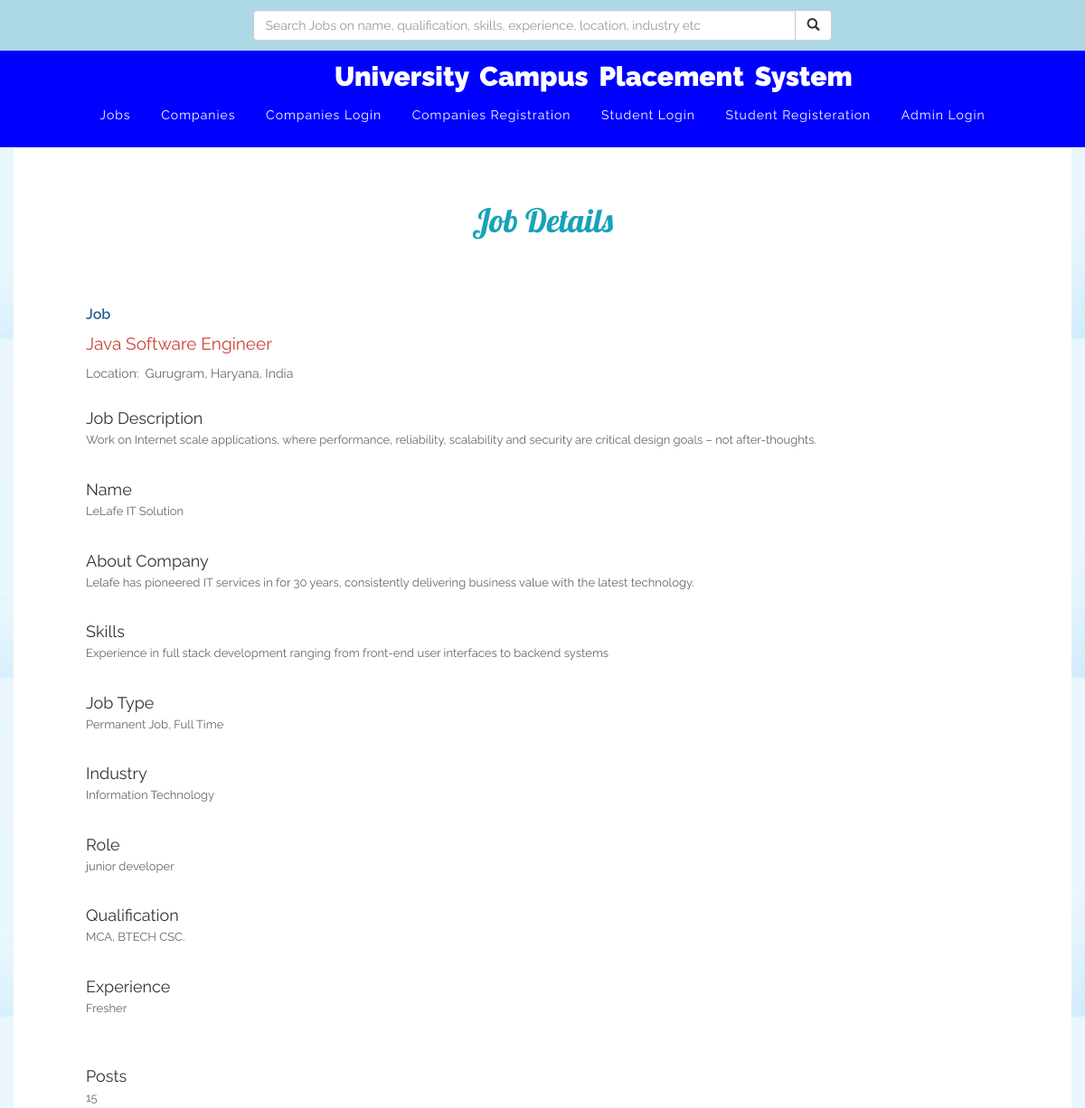
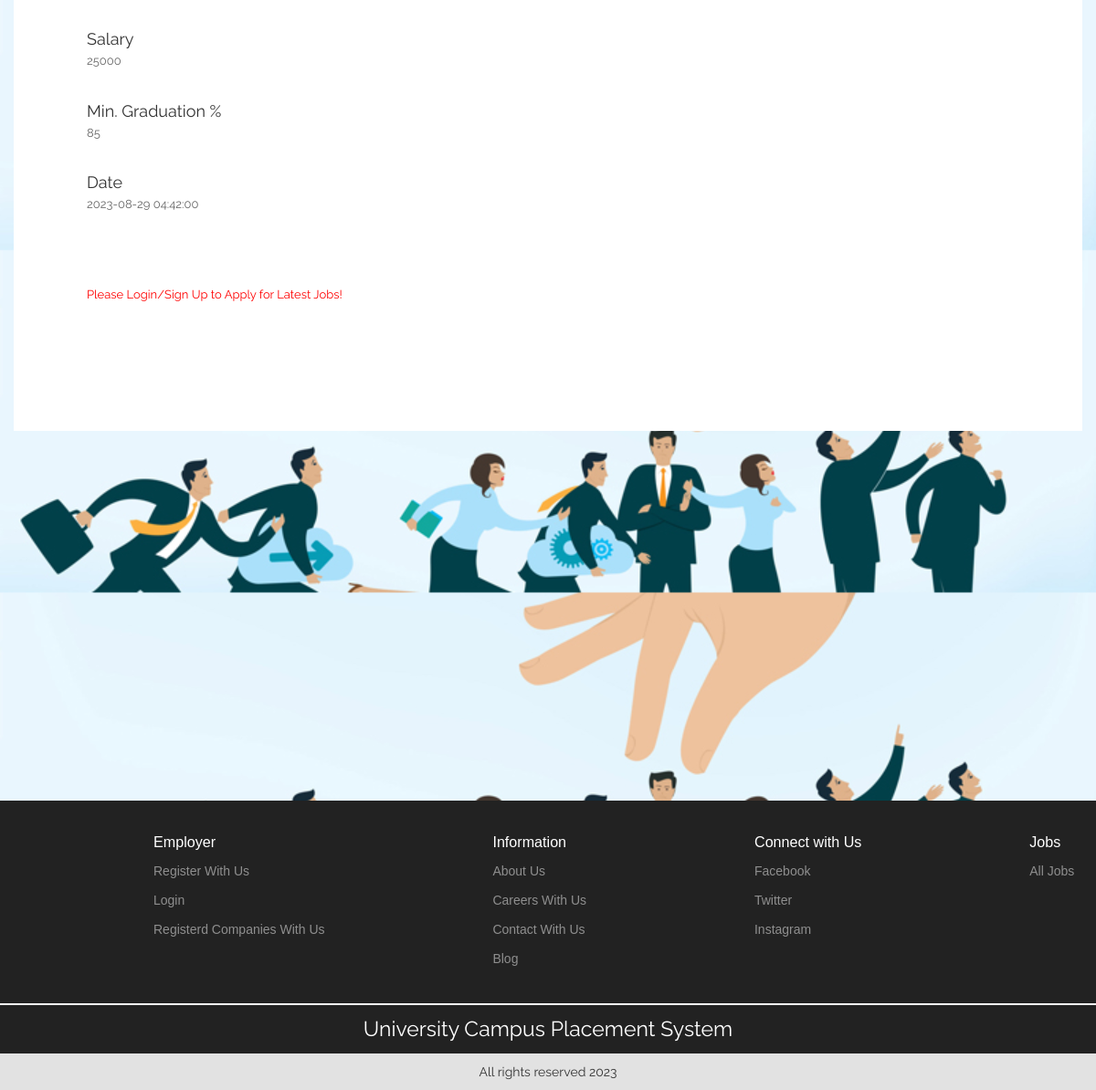
The page /job-details.php?id=13 on the database its author committed (2 pictures, top to bottom).
### tables this page shows
CREATE TABLE `jobs` (
  `id` bigint(20) NOT NULL,
  `company_id` bigint(30) NOT NULL,
  `title` varchar(50) DEFAULT NULL,
  `location` varchar(50) DEFAULT NULL,
  `job_type` varchar(50) DEFAULT NULL,
  `skills` varchar(100) DEFAULT NULL,
  `salary` varchar(50) DEFAULT NULL,
  `industry` bigint(20) DEFAULT NULL,
  `role` varchar(50) DEFAULT NULL,
  `qualification` varchar(50) DEFAULT NULL,
  `grd_marks` varchar(20) NOT NULL,
  `experience` varchar(50) DEFAULT NULL,
  `description` varchar(20000) DEFAULT NULL,
  `posts` varchar(20) DEFAULT NULL,
  `dop` timestamp NOT NULL DEFAULT current_timestamp() ON UPDATE current_timestamp(),
  `approved` varchar(20) DEFAULT 'Pending'
);

CREATE TABLE `company_login` (
  `id` bigint(20) NOT NULL,
  `name` varchar(20) DEFAULT NULL,
  `email` varchar(30) DEFAULT NULL,
  `password` varchar(20) DEFAULT NULL,
  `phone` varchar(20) DEFAULT NULL,
  `about` varchar(3000) DEFAULT NULL,
  `status` varchar(20) DEFAULT 'Pending'
);

CREATE TABLE `category` (
  `id` bigint(20) NOT NULL,
  `name` varchar(30) DEFAULT NULL
);

### job-details.php (the view, shortened to what this page needs)
<!DOCTYPE html>
<html>
<head>
</head>
<body>
     <?php include('header.php');
     include('db.php');
     $res = mysqli_query($con, "select * from jobs where id='" . $_GET['id'] . "'");
     $r = mysqli_fetch_assoc($res);
     $res2 = mysqli_query($con, "select * from company_login where id='" . $r["company_id"] . "'");
     $r2 = mysqli_fetch_assoc($res2);
     ?>
     <div class="container" style="background-color: white; height: auto; padding: 20px;padding-bottom: 70px;">
          <br />
          <h1 style="text-align: center;font-family: 'Lobster', cursive; color:#17a2b8"> Job Details</h1>
          <div style="padding: 60px;">
               <?php
               echo "<span style='color:#296196; font-weight:600;font-size:16px;'>" . "Job" . "</span>" . "<br/>";
               echo "<span class='s_name' style='color:  #cd4237;line-height:35px; font-size:19px;'>" . $r["title"] . " </span>" . "<br/>";
               echo "<span class='s_name' style='color:  #666666; '>" . "Location: &nbsp;" . $r["location"] . " </span>"; ?>
               <br /> <br /><span style="color: #333;font-weight: 400;font-size:18px;">Job Description</span><br />
               <p style="color: #666666;text-align: justify;"> <?php echo $r['description'] ?></p>
               <br /><span style="color: #333;font-weight: 400;font-size:18px;">Name</span><br />
               <p style="color: #666666;text-align: justify;"> <?php echo $r2['name'] ?></p>
               <br /><span style="color: #333;font-weight: 400;font-size:18px;">About Company</span><br />
               <p style="color: #666666;text-align: justify;"> <?php echo $r2['about'] ?></p>
               <br /><span style="color: #333;font-weight: 400;font-size:18px;">Skills </span><br />
               <p style="color: #666666;text-align: justify;"> <?php echo $r['skills'] ?></p>
               <br /><span style="color: #333;font-weight: 400;font-size:18px;">Job Type </span><br />
               <p style="color: #666666;text-align: justify;"> <?php echo $r['job_type'] ?></p>
               <br /><span style="color: #333;font-weight: 400;font-size:18px;">Industry </span><br />
               <?php
               $res = mysqli_query($con, "select * from category where id='" . $r['industry'] . "'");
               $industry = mysqli_fetch_assoc($res); ?>
               <p style="color: #666666;text-align: justify;"> <?php echo $industry["name"] ?></p>
               <br /><span style="color: #333;font-weight: 400;font-size:18px;"> Role </span><br />
               <p style="color: #666666;text-align: justify;"> <?php echo $r['role'] ?></p>
               <br /><span style="color: #333;font-weight: 400;font-size:18px;">Qualification </span><br />
               <p style="color: #666666;text-align: justify;"> <?php echo $r['qualification'] ?></p>
               <br /><span style="color: #333;font-weight: 400;font-size:18px;">Experience </span><br />
               <p style="color: #666666;text-align: justify;"> <?php echo $r['experience'] ?></p>
               <br /><br /><span style="color: #333;font-weight: 400;font-size:18px;">Posts </span><br />
               <p style="color: #666666;text-align: justify;"> <?php echo $r['posts'] ?></p>
               <br /><span style="color: #333;font-weight: 400;font-size:18px;">Salary </span><br />
               <p style="color: #666666;text-align: justify;"> <?php echo $r['salary'] ?></p>
               <br /><span style="color: #333;font-weight: 400;font-size:18px;">Min. Graduation % </span><br />
               <p style="color: #666666;text-align: justify;"> <?php echo $r['grd_marks'] ?></p>
               <br /><span style="color: #333;font-weight: 400;font-size:18px;">Date </span><br />
               <p style="color: #666666;text-align: justify;"> <?php echo $r['dop'] ?></p>
               <div style="height: 70px;"></div>
               <?php
               if (isset($_SESSION['userLogin'])) {
                    $res5 = mysqli_query($con, "select * from applications where job_id='" . $_GET['id'] . "' && user_id = '" . $_SESSION['userLogin'] . "'");
                    $j = mysqli_num_rows($res5);
                    if ($j == 0) {
                         echo "<a href='apply.php?id=" . $_GET['id'] . "' id='apply'> Apply </a>";
                    } else {
                         echo "<p style='color:red'> You have already applied for this job!</p>";
                    }
               } else {
                    echo "<p style='color:red'> Please Login/Sign Up to Apply for Latest Jobs!</p>";
               }
               ?>
          </div>
     </div>
     <?php include('footer.php');
     ?>
</body>

### header.php (style rules this page uses)
body { font-family: 'Raleway', sans-serif !important; }

### footer.php (style rules this page uses)
body { margin: 0; }

### job-details.php (style rules this page uses)
body { background-image: url(img/3.jpg); background-size: 100%; }
span { line-height: 30px; font-family: Raleway; }
p { font-size: 13px; font-family: Raleway; }

### rows shown on the page
jobs: title "Java Software Engineer", location "Gurugram, Haryana, India", description "Work on Internet scale applications, where performance, reliability, scalability and security are critical design goals – not after-thoughts.", skills "Experience in full stack development ranging from front-end user interfaces to backend systems", job_type "Permanent Job, Full Time", role "junior developer", qualification "MCA, BTECH CSC.", experience "Fresher", posts "15", salary "25000", grd_marks "85", dop "2023-08-29 04:42:00"
company_login: name "LeLafe IT Solution", about "Lelafe has pioneered IT services in for 30 years, consistently delivering business value with the latest technology."
category: name "Information Technology"
